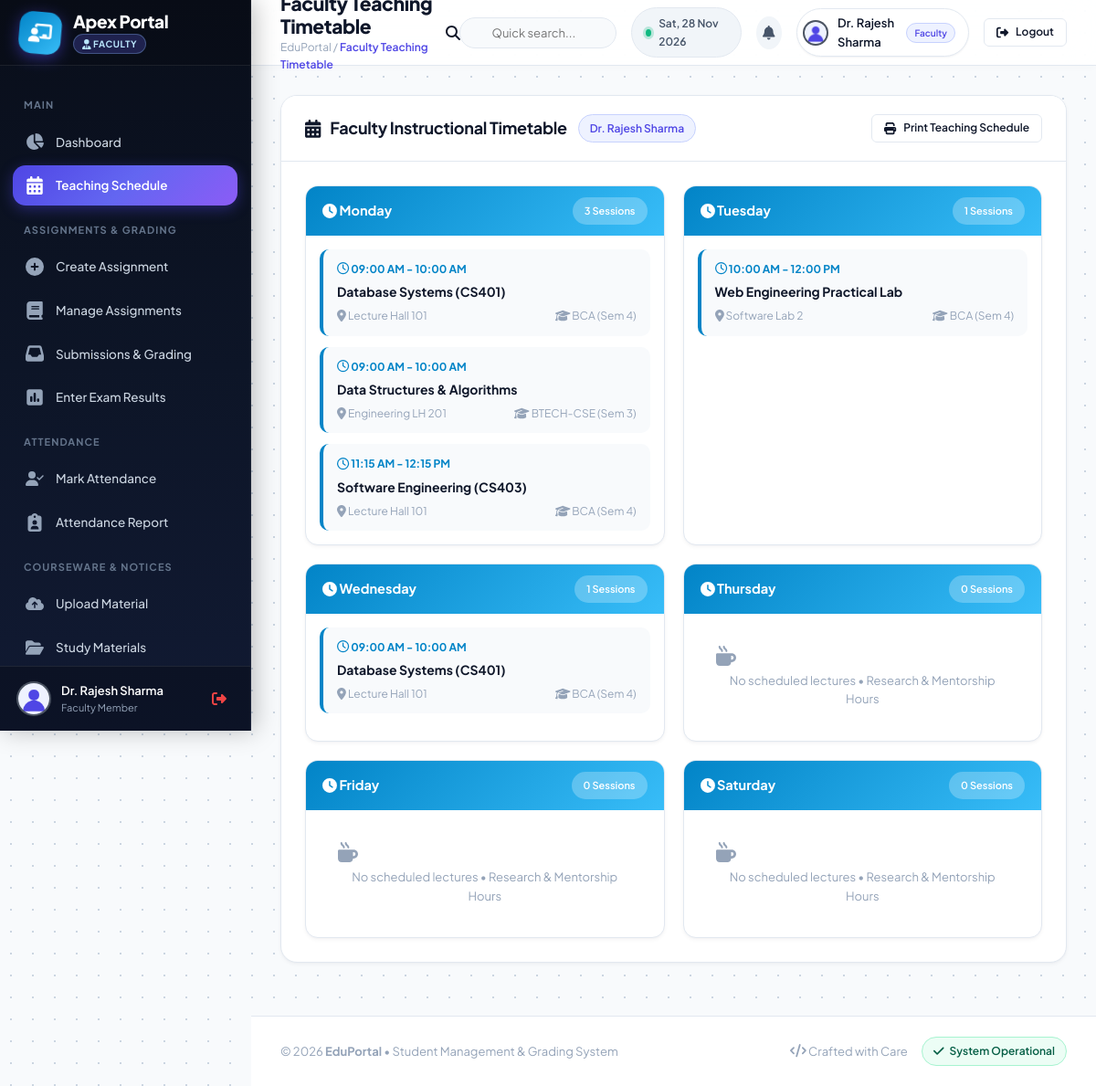
The page /faculty/timetable.php (signed in) on the database its author committed.
### tables this page shows
CREATE TABLE `timetable` (
  `timetable_id` INT AUTO_INCREMENT PRIMARY KEY,
  `course_id` INT NOT NULL,
  `semester` INT NOT NULL DEFAULT 1,
  `day_of_week` ENUM('Monday','Tuesday','Wednesday','Thursday','Friday','Saturday') NOT NULL,
  `time_slot` VARCHAR(50) NOT NULL,
  `subject_name` VARCHAR(120) NOT NULL,
  `room_no` VARCHAR(50) NOT NULL,
  `faculty_name` VARCHAR(120) NOT NULL
);

CREATE TABLE `courses` (
  `course_id` INT AUTO_INCREMENT PRIMARY KEY,
  `department_id` INT NOT NULL,
  `name` VARCHAR(150) NOT NULL,
  `code` VARCHAR(30) NOT NULL UNIQUE,
  `degree_level` ENUM('Undergraduate','Postgraduate','Doctorate','Diploma') NOT NULL DEFAULT 'Undergraduate',
  `duration` VARCHAR(50) NOT NULL DEFAULT '3 Years',
  `semester_count` INT NOT NULL DEFAULT 6,
  `fees_per_year` DECIMAL(10,2) NOT NULL DEFAULT 65000.00,
  `eligibility` TEXT DEFAULT NULL,
  `description` TEXT DEFAULT NULL,
  `created_at` TIMESTAMP DEFAULT CURRENT_TIMESTAMP,
  `course_name` VARCHAR(150) DEFAULT NULL,
  `course_code` VARCHAR(30) DEFAULT NULL,
  CONSTRAINT `fk_sp_course_dept` FOREIGN KEY (`department_id`) REFERENCES `departments` (`department_id`) ON DELETE CASCADE
);

### config/db.php (called while the page is built, shortened)
<?php
if (!function_exists('escape')) {
    function escape($con, $data) {
        return mysqli_real_escape_string($con, trim($data));
    }
}
if (!function_exists('safe_fetch_assoc')) {
    function safe_fetch_assoc($result) {
        if ($result && is_object($result) && mysqli_num_rows($result) > 0) {
            return mysqli_fetch_assoc($result);
        }
        return [];
    }
}
?>

### faculty/timetable.php (the view, shortened to what this page needs)
<?php
include("../config/db.php");
$faculty_name = $_SESSION['name'] ?? 'Dr. Rajesh Sharma';
$timetable_q = mysqli_query($con, "
    SELECT t.*, c.name AS course_name, c.code AS course_code
    FROM timetable t
    LEFT JOIN courses c ON t.course_id = c.course_id
    WHERE t.faculty_name LIKE '%" . escape($con, $faculty_name) . "%' OR t.faculty_name LIKE '%Sharma%'
    ORDER BY FIELD(t.day_of_week, 'Monday', 'Tuesday', 'Wednesday', 'Thursday', 'Friday', 'Saturday'), t.time_slot ASC
");
$schedule = [
    'Monday' => [],
    'Tuesday' => [],
    'Wednesday' => [],
    'Thursday' => [],
    'Friday' => [],
    'Saturday' => []
];
if ($timetable_q) {
    while ($slot = safe_fetch_assoc($timetable_q)) {
        $schedule[$slot['day_of_week']][] = $slot;
    }
}
include("../includes/header.php");
include("../includes/sidebar_faculty.php");
include("../includes/navbar.php");
?>
<div class="card">
    <div class="card-header">
        <div style="display:flex; align-items:center; gap:12px; flex-wrap:wrap;">
            <h3><i class="fa-solid fa-calendar-days"></i> Faculty Instructional Timetable</h3>
            <span class="badge badge-primary"><?php echo htmlspecialchars($faculty_name); ?></span>
        </div>
        <button type="button" onclick="window.print()" class="btn btn-outline btn-sm">
            <i class="fa-solid fa-print"></i> Print Teaching Schedule
        </button>
    </div>
    <div class="card-body">
        <div style="display:grid; grid-template-columns:repeat(auto-fit, minmax(320px, 1fr)); gap:20px;">
            <?php foreach ($schedule as $day => $slots): ?>
                <div style="background:var(--bg-card); border:1px solid var(--border-color); border-radius:var(--radius-md); overflow:hidden; box-shadow:var(--shadow-sm);">
                    <div style="background:linear-gradient(135deg, #0284c7 0%, #38bdf8 100%); color:#ffffff; padding:12px 18px; font-weight:700; display:flex; justify-content:space-between; align-items:center;">
                        <span><i class="fa-solid fa-clock me-1"></i> <?php echo $day; ?></span>
                        <span class="badge" style="background:rgba(255,255,255,0.25); color:#fff; font-size:11px;"><?php echo count($slots); ?> Sessions</span>
                    </div>
                    <div style="padding:15px; display:flex; flex-direction:column; gap:12px;">
                        <?php if (count($slots) > 0): ?>
                            <?php foreach ($slots as $s): ?>
                                <div style="background:var(--bg-body); padding:12px 15px; border-radius:var(--radius-sm); border-left:4px solid #0284c7;">
                                    <div style="font-size:12px; font-weight:700; color:#0284c7; margin-bottom:4px;">
                                        <i class="fa-regular fa-clock"></i> <?php echo htmlspecialchars($s['time_slot']); ?>
                                    </div>
                                    <div style="font-weight:700; color:var(--text-primary); font-size:14px;">
                                        <?php echo htmlspecialchars($s['subject_name']); ?>
                                    </div>
                                    <div style="display:flex; justify-content:space-between; font-size:12px; color:var(--text-muted); margin-top:6px;">
                                        <span><i class="fa-solid fa-location-dot"></i> <?php echo htmlspecialchars($s['room_no']); ?></span>
                                        <span><i class="fa-solid fa-graduation-cap"></i> <?php echo htmlspecialchars($s['course_code'] ?? 'BCA'); ?> (Sem <?php echo $s['semester']; ?>)</span>
                                    </div>
                                </div>
                            <?php endforeach; ?>
                        <?php else: ?>
                            <div style="text-align:center; padding:20px; color:var(--text-muted); font-size:13px;">
                                <i class="fa-solid fa-mug-hot" style="font-size:20px; margin-bottom:6px; display:block;"></i>
                                No scheduled lectures &bull; Research & Mentorship Hours
                            </div>
                        <?php endif; ?>
                    </div>
                </div>
            <?php endforeach; ?>
        </div>
    </div>
</div>
<?php include("../includes/footer.php"); ?>

### assets/css/dashboard.css (style rules this page uses)
:root { --primary: #4f46e5; --primary-hover: #4338ca; --primary-light: #eef2ff; --primary-gradient: linear-gradient(135deg, #4f46e5 0%, #6366f1 50%, #8b5cf6 100%); --primary-glow: rgba(79, 70, 229, 0.25); --secondary: #64748b; --secondary-hover: #475569; --secondary-light: #f1f5f9; --success: #10b981; --success-light: #ecfdf5; --success-border: #a7f3d0; --success-text: #065f46; --warning: #f59e0b; --warning-light: #fffbeb; --warning-border: #fde68a; --warning-text: #92400e; --danger: #ef4444; --danger-light: #fef2f2; --danger-border: #fecaca; --danger-text: #991b1b; --info: #06b6d4; --info-light: #f0fdf4; --info-border: #bae6fd; --info-text: #075985; --purple: #8b5cf6; --purple-light: #faf5ff; --purple-border: #e9d5ff; --purple-text: #6b21a8; --dark: #0f172a; --dark-surface: #1e293b; --dark-hover: #334155; --bg-body: #f8fafc; --bg-card: #ffffff; --border-color: #e2e8f0; --border-subtle: #f1f5f9; --text-primary: #0f172a; --text-secondary: #475569; --text-muted: #94a3b8; --sidebar-width: 275px; --navbar-height: 72px; --shadow-xs: 0 1px 2px 0 rgba(15, 23, 42, 0.05); --shadow-sm: 0 2px 4px 0 rgba(15, 23, 42, 0.04), 0 1px 2px 0 rgba(15, 23, 42, 0.02); --shadow-md: 0 6px 12px -2px rgba(15, 23, 42, 0.06), 0 3px 6px -3px rgba(15, 23, 42, 0.04); --shadow-lg: 0 14px 24px -4px rgba(15, 23, 42, 0.08), 0 6px 12px -6px rgba(15, 23, 42, 0.04); --shadow-xl: 0 24px 38px -6px rgba(15, 23, 42, 0.12), 0 12px 18px -8px rgba(15, 23, 42, 0.06); --shadow-glow: 0 10px 25px -5px rgba(79, 70, 229, 0.35); --radius-xs: 6px; --radius-sm: 10px; --radius-md: 14px; --radius-lg: 18px; --radius-xl: 24px; --radius-full: 9999px; --transition: all 0.25s cubic-bezier(0.4, 0, 0.2, 1); --transition-smooth: all 0.35s cubic-bezier(0.16, 1, 0.3, 1); }
*, *::before, *::after { margin: 0; padding: 0; box-sizing: border-box; }
body, button, input, select, textarea { font-family: 'Plus Jakarta Sans', 'Poppins', -apple-system, BlinkMacSystemFont, 'Segoe UI', Roboto, sans-serif; }
.svg-inline--fa, .portal-svg-icon { display: inline-block; height: 1em; width: 1em; overflow: visible; vertical-align: -0.125em; flex-shrink: 0; }
.svg-inline--fa { fill: currentColor; }
svg.svg-inline--fa { display: inline-block; height: 1.1em; width: auto; overflow: visible; vertical-align: -0.15em; }
body { background-color: var(--bg-body); background-image: radial-gradient(#cbd5e1 0.75px, transparent 0.75px); background-size: 24px 24px; color: var(--text-primary); min-height: 100vh; font-size: 14.5px; line-height: 1.6; overflow-x: hidden; -webkit-font-smoothing: antialiased; }
.card { background: var(--bg-card); border: 1px solid var(--border-color); border-radius: var(--radius-lg); box-shadow: var(--shadow-sm); margin-bottom: 26px; overflow: hidden; transition: var(--transition); }
.card-header { padding: 20px 26px; border-bottom: 1px solid var(--border-color); display: flex; align-items: center; justify-content: space-between; background: #ffffff; flex-wrap: wrap; gap: 15px; }
.card-header h3 { font-size: 18px; font-weight: 700; color: var(--text-primary); display: flex; align-items: center; gap: 10px; letter-spacing: -0.3px; }
.card-body { padding: 26px; }
.badge { display: inline-flex; align-items: center; gap: 6px; padding: 5px 12px; font-size: 12px; font-weight: 600; border-radius: var(--radius-full); white-space: nowrap; border: 1px solid transparent; }
.badge-primary { background: var(--primary-light); color: var(--primary); border-color: #c7d2fe; }
.btn { display: inline-flex; align-items: center; justify-content: center; gap: 8px; padding: 10px 18px; font-size: 13.5px; font-weight: 600; border-radius: var(--radius-sm); border: 1px solid transparent; cursor: pointer; transition: var(--transition); text-decoration: none; line-height: 1.4; }
.btn-outline { background: transparent; border-color: var(--border-color); color: var(--text-primary) !important; }
.btn-sm { padding: 6px 13px; font-size: 12px; border-radius: var(--radius-xs); }

### rows shown on the page
timetable: time_slot "09:00 AM - 10:00 AM", subject_name "Database Systems (CS401)", room_no "Lecture Hall 101", course.code "BCA", semester "4"
timetable: time_slot "09:00 AM - 10:00 AM", subject_name "Data Structures & Algorithms", room_no "Engineering LH 201", course.code "BTECH-CSE", semester "3"
timetable: time_slot "11:15 AM - 12:15 PM", subject_name "Software Engineering (CS403)", room_no "Lecture Hall 101", course.code "BCA", semester "4"
timetable: time_slot "10:00 AM - 12:00 PM", subject_name "Web Engineering Practical Lab", room_no "Software Lab 2", course.code "BCA", semester "4"
timetable: time_slot "09:00 AM - 10:00 AM", subject_name "Database Systems (CS401)", room_no "Lecture Hall 101", course.code "BCA", semester "4"

### other values the page prints
$faculty_name "Dr. Rajesh Sharma"
$header_title "Faculty Teaching Timetable"
$user_name "Dr. Rajesh Sharma"
$user_role_label "Faculty"
$day "Monday"
count($slots) "3"
$day "Tuesday"
count($slots) "1"
$day "Wednesday"
$day "Thursday"
count($slots) "0"
$day "Friday"
$day "Saturday"
